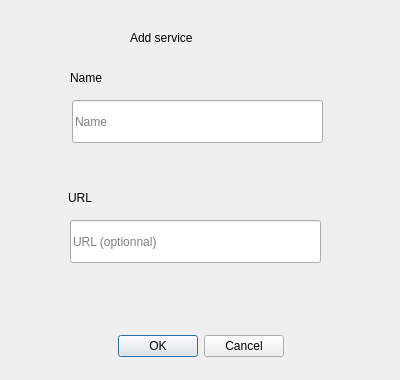
<?xml version="1.0" encoding="UTF-8"?>
<ui version="4.0">
 <class>AddService</class>
 <widget class="QDialog" name="AddService">
  <property name="geometry">
   <rect>
    <x>0</x>
    <y>0</y>
    <width>400</width>
    <height>380</height>
   </rect>
  </property>
  <property name="windowTitle">
   <string>Dialog</string>
  </property>
  <widget class="QDialogButtonBox" name="buttonBox">
   <property name="geometry">
    <rect>
     <x>30</x>
     <y>330</y>
     <width>341</width>
     <height>32</height>
    </rect>
   </property>
   <property name="orientation">
    <enum>Qt::Horizontal</enum>
   </property>
   <property name="standardButtons">
    <set>QDialogButtonBox::Cancel|QDialogButtonBox::Ok</set>
   </property>
   <property name="centerButtons">
    <bool>true</bool>
   </property>
  </widget>
  <widget class="QLabel" name="title">
   <property name="geometry">
    <rect>
     <x>130</x>
     <y>20</y>
     <width>151</width>
     <height>35</height>
    </rect>
   </property>
   <property name="text">
    <string>Add service</string>
   </property>
  </widget>
  <widget class="QLineEdit" name="nameTf">
   <property name="geometry">
    <rect>
     <x>72</x>
     <y>100</y>
     <width>251</width>
     <height>43</height>
    </rect>
   </property>
   <property name="placeholderText">
    <string>Name</string>
   </property>
  </widget>
  <widget class="QLineEdit" name="urlTf">
   <property name="geometry">
    <rect>
     <x>70</x>
     <y>220</y>
     <width>251</width>
     <height>43</height>
    </rect>
   </property>
   <property name="placeholderText">
    <string>URL (optionnal)</string>
   </property>
  </widget>
  <widget class="QLabel" name="titleURL">
   <property name="geometry">
    <rect>
     <x>68</x>
     <y>180</y>
     <width>127</width>
     <height>35</height>
    </rect>
   </property>
   <property name="text">
    <string>URL</string>
   </property>
  </widget>
  <widget class="QLabel" name="titleName">
   <property name="geometry">
    <rect>
     <x>70</x>
     <y>60</y>
     <width>127</width>
     <height>35</height>
    </rect>
   </property>
   <property name="text">
    <string>Name</string>
   </property>
  </widget>
  <widget class="QLabel" name="informLabel">
   <property name="geometry">
    <rect>
     <x>10</x>
     <y>280</y>
     <width>371</width>
     <height>35</height>
    </rect>
   </property>
   <property name="text">
    <string/>
   </property>
  </widget>
 </widget>
 <resources/>
 <connections>
  <connection>
   <sender>buttonBox</sender>
   <signal>accepted()</signal>
   <receiver>AddService</receiver>
   <slot>accept()</slot>
   <hints>
    <hint type="sourcelabel">
     <x>248</x>
     <y>254</y>
    </hint>
    <hint type="destinationlabel">
     <x>157</x>
     <y>274</y>
    </hint>
   </hints>
  </connection>
  <connection>
   <sender>buttonBox</sender>
   <signal>rejected()</signal>
   <receiver>AddService</receiver>
   <slot>reject()</slot>
   <hints>
    <hint type="sourcelabel">
     <x>316</x>
     <y>260</y>
    </hint>
    <hint type="destinationlabel">
     <x>286</x>
     <y>274</y>
    </hint>
   </hints>
  </connection>
 </connections>
</ui>
